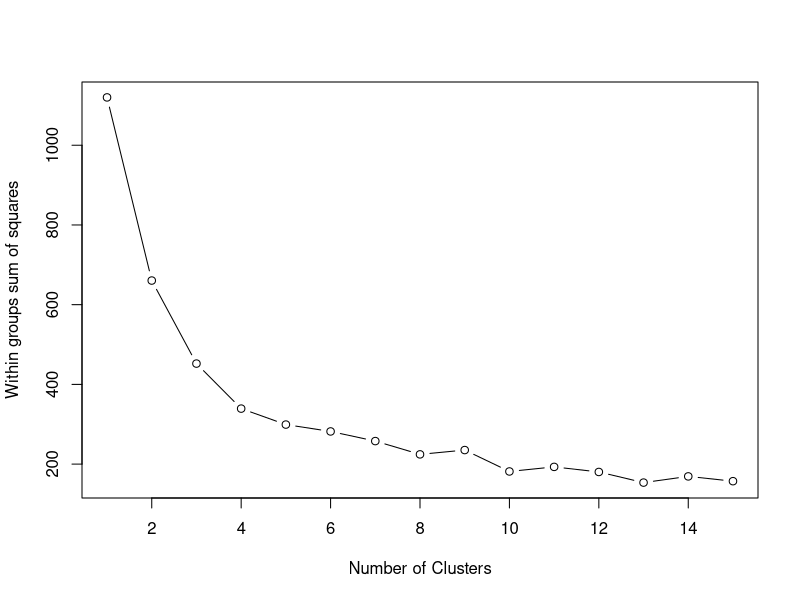
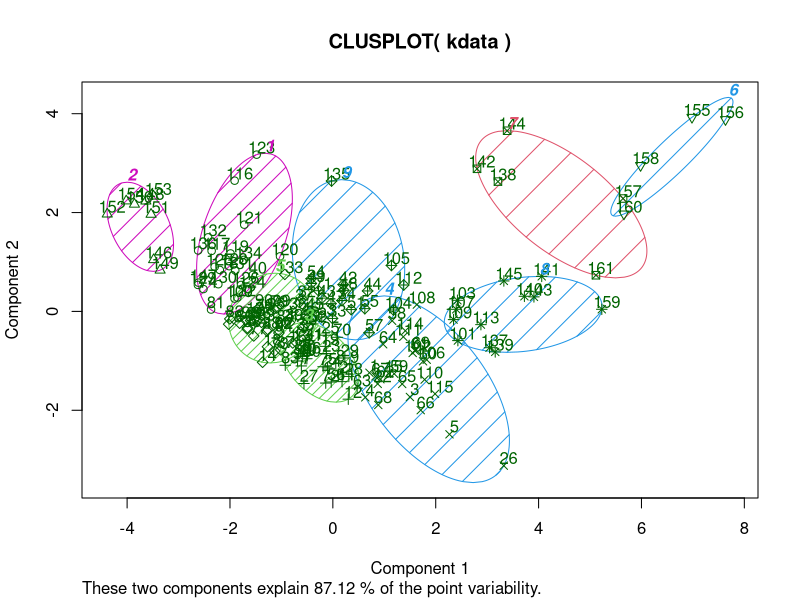

Write the R code that produced these figures, in order.
#############
# Read data #
data <- read.csv("census.csv", header=TRUE, stringsAsFactors=FALSE, sep=",", 
                 colClasses=c("id.cedar"="character", "fam.rate"="numeric", "mhi"="integer",
                              "attainment.rate"="numeric", "mgmt.rate"="numeric", "enroll"="integer",
                              "frl.rate"="numeric","non.english.rate"="numeric"),
                 fill=TRUE)

# Required packages #
require(dplyr)
require(magrittr)
require(gtools)
require(cluster)

###################################
# Construct Z-Scores for all data #

# mean 	  // var.m
fam.rate.m          <- mean(data$fam.rate)
mhi.m               <- mean(data$mhi)
attainment.rate.m   <- mean(data$attainment.rate)
mgmt.rate.m         <- mean(data$mgmt.rate)
enroll.m            <- mean(data$enroll)
frl.rate.m          <- mean(data$frl.rate)
non.english.rate.m  <- mean(data$non.english.rate)

# stdev 	// var.sd
fam.rate.sd          <- sd(data$fam.rate)
mhi.sd               <- sd(data$mhi)
attainment.rate.sd   <- sd(data$attainment.rate)
mgmt.rate.sd         <- sd(data$mgmt.rate)
enroll.sd            <- sd(data$enroll)
frl.rate.sd          <- sd(data$frl.rate)
non.english.rate.sd  <- sd(data$non.english.rate)

# construct zscores // var.z
data$fam.rate.z         <- (data$fam.rate - fam.rate.m)/fam.rate.sd
data$mhi.z              <- (data$mhi - mhi.m)/mhi.sd
data$attainment.rate.z  <- (data$attainment.rate - attainment.rate.m)/attainment.rate.sd
data$mgmt.rate.z        <- (data$mgmt.rate - mgmt.rate.m)/mgmt.rate.sd
data$enroll.z           <- (data$enroll - enroll.m)/enroll.sd
data$frl.rate.z         <- (data$frl.rate - frl.rate.m)/frl.rate.sd
data$non.english.rate.z <- (data$non.english.rate - non.english.rate.m)/non.english.rate.sd

# weight enrollment z score by .5
data$w.enroll.z <- .5 * data$enroll.z

###################################
# Set seeding and select Z scores #

# E - D - F - C - G - B - H - A - I #
# Use seed.order and set ascending for kmeans #
kdata <- data %>%
  arrange(seed.order) %>%
  select(fam.rate.z, mhi.z, attainment.rate.z, mgmt.rate.z, w.enroll.z, frl.rate.z, non.english.rate.z)

# Using seed.order to set ascending for joining fit$cluster after kmeans completed #
findings <- data %>%
  arrange(seed.order)

# Scale data for kmeans #
sdata <- scale(kdata)

# Determine number of clusters to see if initial selection of 9 makes sense #
mydata <- sdata
wss <- (nrow(mydata)-1)*sum(apply(mydata,2,var))
for (i in 2:15) wss[i] <- sum(kmeans(mydata,
                                     centers=i)$withinss)
plot(1:15, wss, type="b", xlab="Number of Clusters",
     ylab="Within groups sum of squares")

# Somewhere between 10-12

##########
# Kmeans #
fit <- kmeans(sdata, 9)

# Get cluster means #
aggregate(mydata,by=list(fit$cluster),FUN=mean)

# Plot cluster #
clusplot(kdata, fit$cluster, color=TRUE, shade=TRUE, 
         labels=2, lines=0)

# Join clusters with existing dataframe #
findings <- data.frame(findings, fit$cluster)

# Plot matrix with prior DRG and new DRG classifications #
findings_matrix <- table(findings$drg, fit$cluster)
findings_old    <- table(findings$drg.old, fit$cluster)

# Subset for slopegraph - old and new DRG classifications #
drg_new <- findings             %>%   # select dataframe
  arrange(seed.order)           %>%   # ascend according seeding order
  select(name, seed.order)      %>%   # select district name and seed order as substitute for drg class
  mutate(type = "old")                # create new type for data

drg_old <- findings             %>%   # select dataframe
  arrange(seed.order)           %>%   # ascend according seeding order
  select(name, seed.order.old)  %>%   # select district name and seed order as substitute for drg class
  mutate(type = "old")                # create new type for data

kdrg <- findings                %>%   # select dataframe
  select(name, fit.cluster)     %>%   # select district name and fit.cluster 
  mutate(type = "new")                # create new type for data

# Rename columsn to match drg subsets
names(kdrg) <- c("name", "seed.order", "type")

# Create dataframes for slopegraph
slope_new <- smartbind(drg_new, kdrg)
slope_old <- smartbind(drg_old, kdrg)

##########################
# Export Data and Charts #
write.csv(findings, "findings.csv", row.names=FALSE, sep=",")
write.csv(findings_matrix, "findings_matrix.csv", sep=",")
write.csv(findings_old, "findings_old.csv", sep=",")